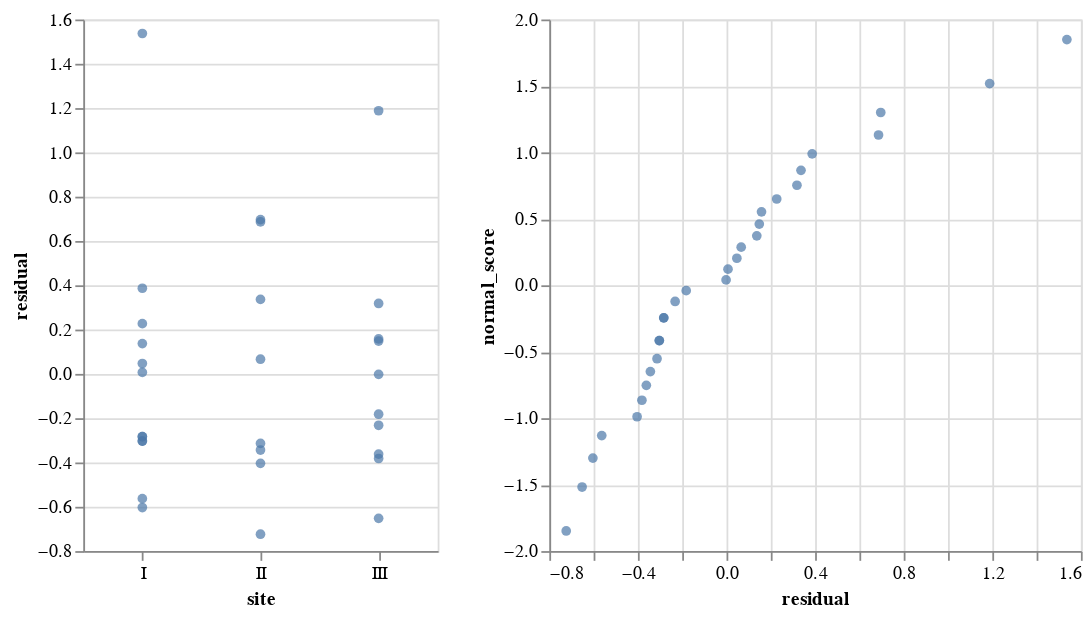

The notebook cell this image was saved under:
### Markdown cell above
#### (c)

### Code cell
chart_base = (
    alt.Chart(
        DATA['12.4']
        .with_columns(
            residual=col('salinity') - col('salinity').mean().over('site'))
        .with_columns(
            normal_score=(col('residual').rank() / (pl.len() + 1)).map_batches(
                lambda x: stats.norm.ppf(x))))
    .mark_circle())

(
    chart_base.encode(
        alt.X('site').axis(labelAngle=0),
        alt.Y('residual'))
    .properties(width=200)
    | chart_base.encode(
        alt.X('residual'), 
        alt.Y('normal_score'))
)

### Figure 1 — Vega-Lite specification as saved in the notebook (floating-point values rounded to 4 significant figures)
{"config": {"view": {"continuousWidth": 300, "continuousHeight": 300}}, "hconcat": [{"mark": {"type": "circle"}, "encoding": {"x": {"axis": {"labelAngle": 0}, "field": "site", "type": "nominal"}, "y": {"field": "residual", "type": "quantitative"}}, "width": 200}, {"mark": {"type": "circle"}, "encoding": {"x": {"field": "residual", "type": "quantitative"}, "y": {"field": "normal_score", "type": "quantitative"}}}], "data": {"name": "data-560246715226fb9c7725ab3818333cdb"}, "$schema": "https://vega.github.io/schema/vega-lite/v5.16.3.json", "datasets": {"data-560246715226fb9c7725ab3818333cdb": [{"salinity": 37.54, "site": "I", "residual": 0.2267, "normal_score": 0.6493}, {"salinity": 37.01, "site": "I", "residual": -0.3033, "normal_score": -0.416}, {"salinity": 36.71, "site": "I", "residual": -0.6033, "normal_score": -1.3}, {"salinity": 37.03, "site": "I", "residual": -0.2833, "normal_score": -0.245}, {"salinity": 37.32, "site": "I", "residual": 0.006667, "normal_score": 0.1216}, {"salinity": 37.01, "site": "I", "residual": -0.3033, "normal_score": -0.416}, {"salinity": 37.03, "site": "I", "residual": -0.2833, "normal_score": -0.245}, {"salinity": 37.7, "site": "I", "residual": 0.3867, "normal_score": 0.9892}, {"salinity": 37.36, "site": "I", "residual": 0.04667, "normal_score": 0.2035}, {"salinity": 36.75, "site": "I", "residual": -0.5633, "normal_score": -1.131}, {"salinity": 37.45, "site": "I", "residual": 0.1367, "normal_score": 0.3723}, {"salinity": 38.85, "site": "I", "residual": 1.537, "normal_score": 1.849}, {"salinity": 40.17, "site": "II", "residual": 0.06625, "normal_score": 0.2869}, {"salinity": 40.8, "site": "II", "residual": 0.6962, "normal_score": 1.3}, {"salinity": 39.76, "site": "II", "residual": -0.3438, "normal_score": -0.6493}, {"salinity": 39.7, "site": "II", "residual": -0.4037, "normal_score": -0.9892}, {"salinity": 40.79, "site": "II", "residual": 0.6863, "normal_score": 1.131}, {"salinity": 40.44, "site": "II", "residual": 0.3362, "normal_score": 0.8649}, {"salinity": 39.79, "site": "II", "residual": -0.3137, "normal_score": -0.5524}, {"salinity": 39.38, "site": "II", "residual": -0.7237, "normal_score": -1.849}, {"salinity": 39.04, "site": "III", "residual": 0.148, "normal_score": 0.4605}, {"salinity": 39.21, "site": "III", "residual": 0.318, "normal_score": 0.7527}, {"salinity": 39.05, "site": "III", "residual": 0.158, "normal_score": 0.5524}, {"salinity": 38.24, "site": "III", "residual": -0.652, "normal_score": -1.518}, {"salinity": 38.53, "site": "III", "residual": -0.362, "normal_score": -0.7527}, {"salinity": 38.71, "site": "III", "residual": -0.182, "normal_score": -0.04044}, {"salinity": 38.89, "site": "III", "residual": -0.002, "normal_score": 0.04044}, {"salinity": 38.66, "site": "III", "residual": -0.232, "normal_score": -0.1216}, {"salinity": 38.51, "site": "III", "residual": -0.382, "normal_score": -0.8649}, {"salinity": 40.08, "site": "III", "residual": 1.188, "normal_score": 1.518}]}}
